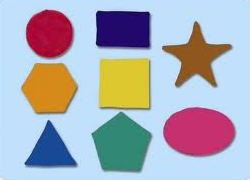
%> input picture Solution3/sekiller.jpg, 250 x 180 px
$ octave GradientDetectionImage.m   (GNU Octave 9; MATLAB toolbox functions it lacks are replaced by stand-ins)
%> lines starting %> are read from the running program, lines starting %| are printed output that depends on the picture
clc;
clear all;
close all;

image = imread('sekiller.jpg');
%> image is the input picture: size 180x250x3 uint8; mean R, G, B 171, 173.7, 185.5
figure, imshow(image);
image = double(image(:,:,1));
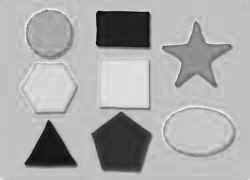
%> image: size 180x250 double; min 0, max 255, mean 171

[Fx,Fy] = gradient(image);
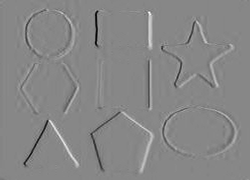
%> Fx: size 180x250 double; min -101.5, max 90, mean 0; drawn with min black and max white
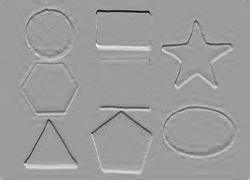
%> Fy: size 180x250 double; min -106.5, max 67.5, mean 0; drawn with min black and max white
xspace = (1:2:size(image,2));
%> xspace = 125 values from 1 to 249
yspace = (1:2:size(image,2));
%> yspace = 125 values from 1 to 249
qx = interp2(Fx,xspace,yspace');
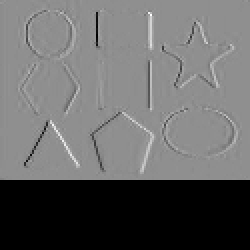
%> qx: size 125x125 double (shown 2 times larger); 28% of the values are NaN or infinite; the others: min -100.5, max 78.5, mean -0.0169; drawn with min black, max white, NaN and infinite black
qy = interp2(Fy,xspace,yspace');
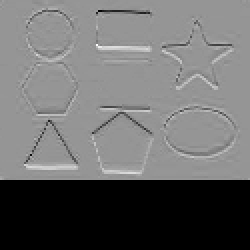
%> qy: size 125x125 double (shown 2 times larger); 28% of the values are NaN or infinite; the others: min -94.5, max 67, mean -0.011; drawn with min black, max white, NaN and infinite black

figure;
quiver(xspace,yspace,qx,qy);

axis image;
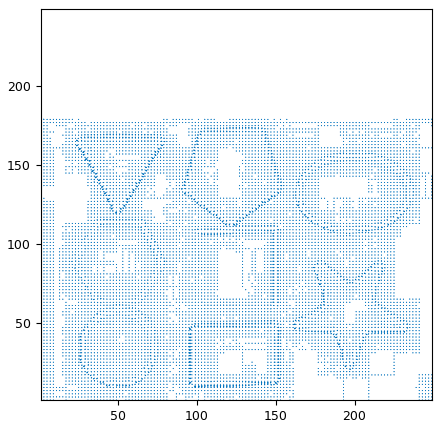
%> figure redrawn from the program's plot data; highest point at x = 1, y = 249; highest point at x = 0.842, y = 179.3
